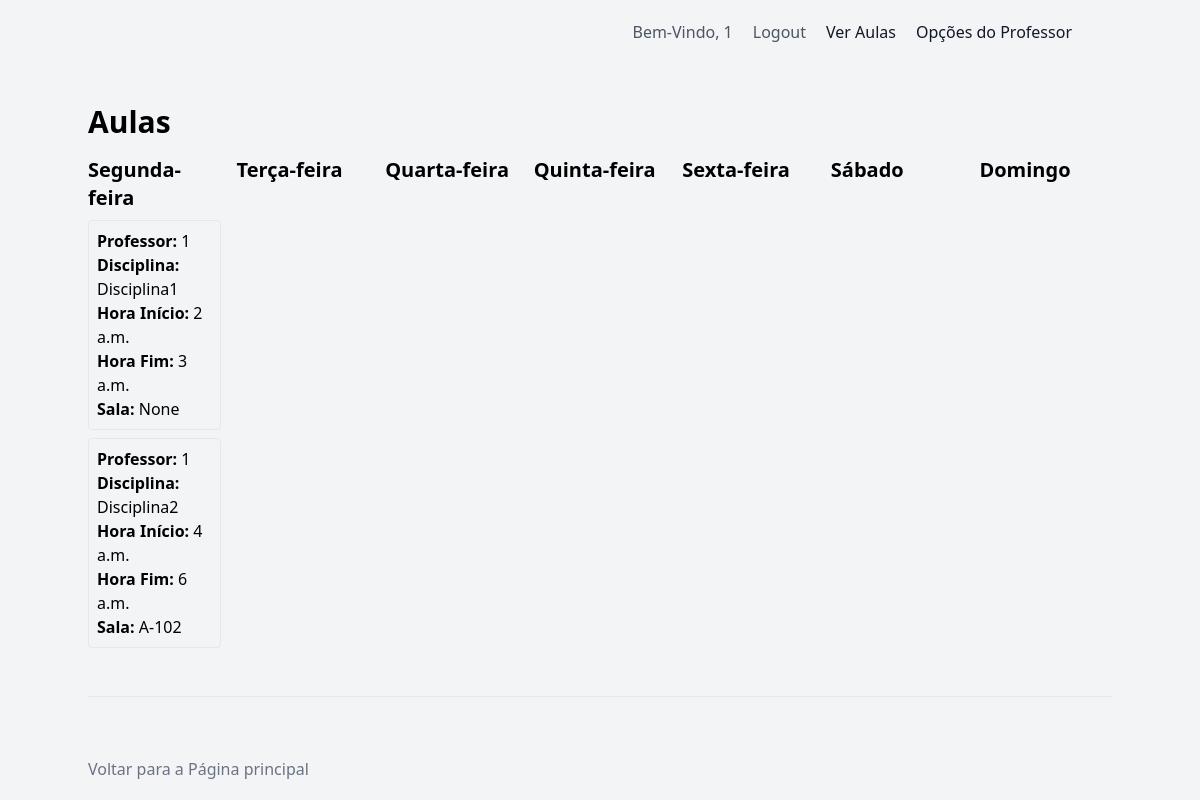
The page /ver_aulas/ (signed in) on the database as committed earlier.
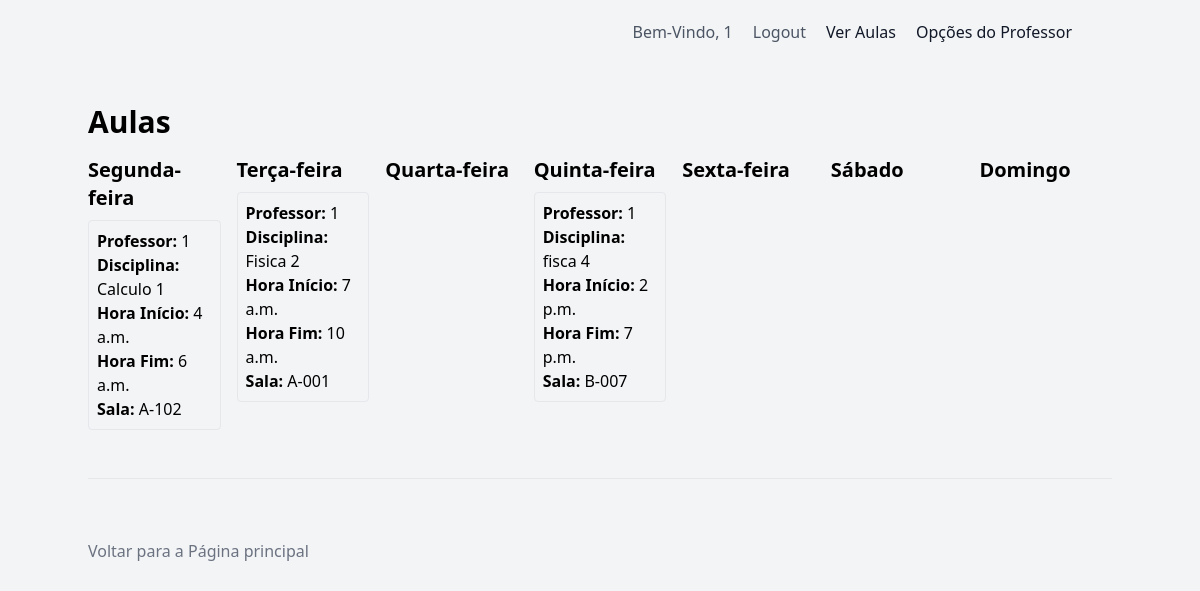
The same page on the database as committed later.
### pi/models.py (models this page shows, shortened)
class Aula(models.Model):
    alunos = models.ManyToManyField('Estudante', related_name='aulas_estudante')
    professor = models.ForeignKey('Professor', on_delete=models.CASCADE)
    disciplina = models.ForeignKey('Disciplina', on_delete=models.CASCADE)
    sala = models.ForeignKey('Sala', on_delete=models.SET_NULL, null=True)  # Adicionado aqui
    dia_da_semana = models.CharField(max_length=20)
    hora_inicio = models.TimeField()
    hora_fim = models.TimeField()
    numero_lista = models.IntegerField(default=1)

class Professor(AbstractUser):
    cordenador = models.CharField(max_length=100, null=True)
    nome = models.CharField(max_length=100, null=True)
    formacao = models.CharField(max_length=100, null=True)
    numero_funcionario = models.CharField(max_length=255, unique=True)
    senhap = models.CharField(max_length=150)
    aulas = models.ManyToManyField('Aula', related_name='professores')
    groups = models.ManyToManyField(
        'auth.Group',
        blank=True,
        help_text='The groups this user belongs to. A user will get all permissions granted to each of their groups.',
        related_name="professor_groups",
        verbose_name='groups',
    )
    user_permissions = models.ManyToManyField(
        'auth.Permission',
        blank=True,
        help_text='Specific permissions for this user.',
        related_name="professor_permissions",
        verbose_name='user permissions',
    )
    USERNAME_FIELD = 'numero_funcionario'
    PASSWORD_FIELD = 'senhap'
    class Meta:
        verbose_name = 'professor'
        verbose_name_plural = 'professors'
        db_table = 'auth_professor'
    def __str__(self):
        return self.numero_funcionario
    @property
    def is_professor(self):
        return True

class Disciplina(models.Model):
    nome = models.CharField(max_length=100)
    codigo = models.CharField(max_length=10)
    professor = models.ForeignKey('Professor', on_delete=models.SET_NULL, null=True)
    sala = models.ForeignKey('Sala', on_delete=models.SET_NULL, null=True)
    horario_inicio = models.TimeField()
    horario_fim = models.TimeField()
    def __str__(self):
        return self.nome

class Sala(models.Model):
    numero = models.CharField(max_length=10)
    bloco = models.CharField(max_length=1)
    def __str__(self):
        return self.bloco + "-" + self.numero

### pi/views.py (the view)
# urls.py: path('ver_aulas/', views.ver_aulas, name='ver_aulas'),
def ver_aulas(request):
    if request.user.is_authenticated:
        if request.user.is_professor:
            aulas = Aula.objects.filter(professor=request.user)
        else:
            aulas = Aula.objects.filter(alunos=request.user)
        dias_da_semana = AulaForm.DIAS_DA_SEMANA
        return render(request, 'ver_aulas.html', {'aulas': aulas, 'dias_da_semana': dias_da_semana})
    else:
        return redirect('login')

### pi/templates/ver_aulas.html
{% extends 'base.html' %}
{% block content %}
<h1 class="text-3xl font-semibold mb-4">Aulas</h1>
<div class="grid grid-cols-7 gap-4">
    {% for dia in dias_da_semana %}
    <div>
        <h2 class="text-xl font-semibold mb-2">{{ dia.0 }}</h2>
        {% for aula in aulas %}
        {% if aula.dia_da_semana == dia.0 %}
        <div class="border border-gray-200 rounded p-2 mb-2">
            <p><strong>Professor:</strong> {{ aula.professor }}</p>
            <p><strong>Disciplina:</strong> {{ aula.disciplina }}</p>
            <p><strong>Hora Início:</strong> {{ aula.hora_inicio }}</p>
            <p><strong>Hora Fim:</strong> {{ aula.hora_fim }}</p>
            <p><strong>Sala:</strong> {{ aula.sala }}</p>
        </div>
        {% endif %}
        {% empty %}
        <p>Nenhuma aula encontrada para {{ dia.0 }}</p>
        {% endfor %}
    </div>
    {% empty %}
    <p>Nenhum dia da semana encontrado</p>
    {% endfor %}
</div>
{% endblock %}

Rows that differ between the two databases and show on the page:
removed Aula: professor "1", disciplina "Disciplina1", hora_inicio "2 a.m.", hora_fim "3 a.m.", sala "None", shown under "Segunda-feira"
changed through a linked row, Aula: disciplina "Disciplina2" → "Calculo 1"
added Aula: professor "1", disciplina "Fisica 2", hora_inicio "7 a.m.", hora_fim "10 a.m.", sala "A-001", shown under "Terça-feira"
added Aula: professor "1", disciplina "fisca 4", hora_inicio "2 p.m.", hora_fim "7 p.m.", sala "B-007", shown under "Quinta-feira"
